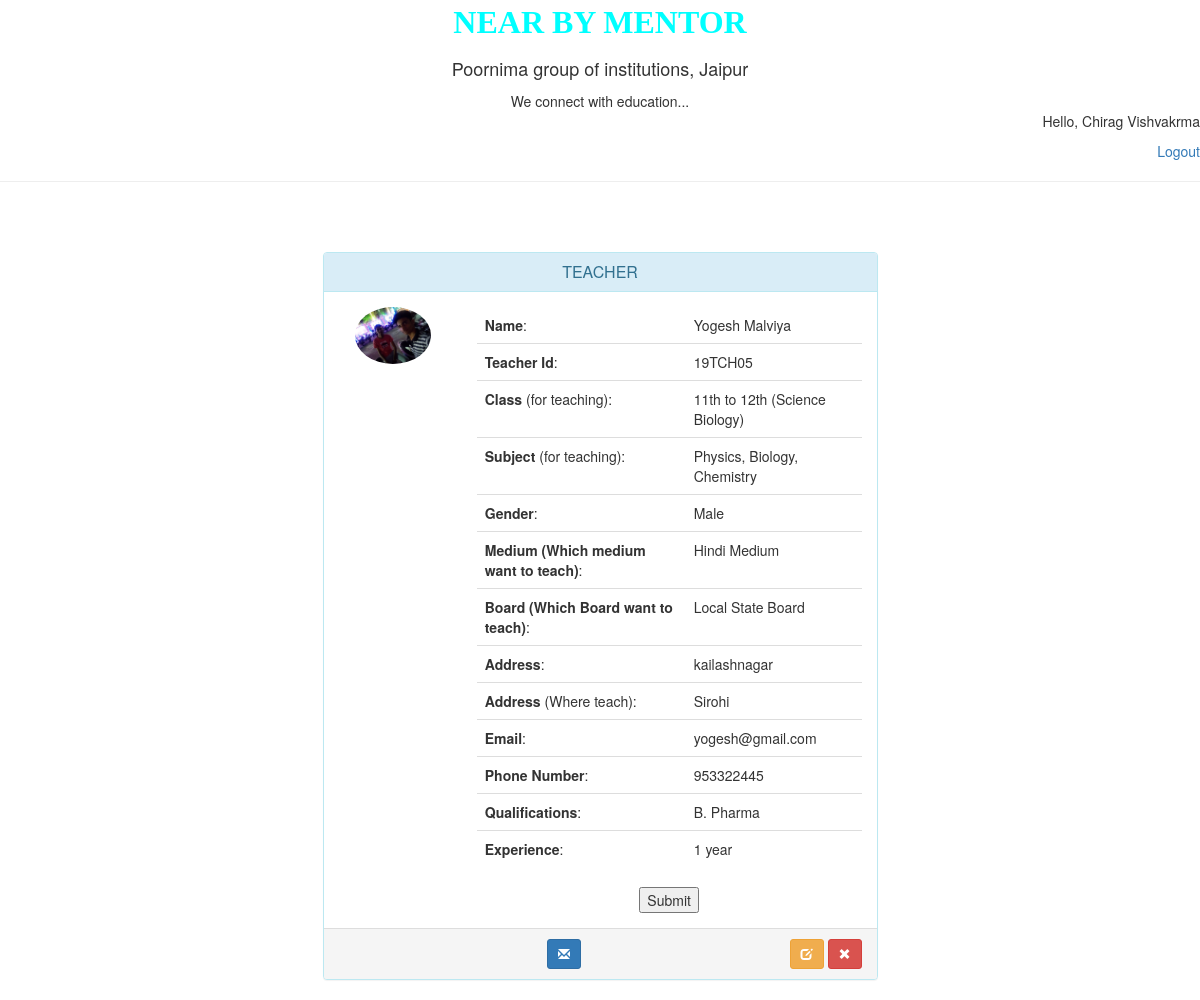
The page /info.php?sid=5 (signed in) on the database its author committed.
### tables this page shows
CREATE TABLE `teacher` (
  `id` int(250) NOT NULL,
  `name` varchar(50) NOT NULL,
  `class` varchar(50) NOT NULL,
  `image` varchar(100) NOT NULL,
  `email` varchar(60) NOT NULL,
  `contact` varchar(15) NOT NULL,
  `Qualification` varchar(100) NOT NULL,
  `Experience` varchar(100) NOT NULL,
  `address` varchar(200) NOT NULL,
  `city` varchar(50) NOT NULL,
  `password` varchar(100) NOT NULL,
  `subject1` varchar(100) NOT NULL,
  `subject2` varchar(100) NOT NULL,
  `subject3` varchar(100) NOT NULL,
  `gender` varchar(10) NOT NULL,
  `board` varchar(25) NOT NULL,
  `medium` varchar(40) NOT NULL,
  `dob` varchar(10) NOT NULL
);

### info.php (the view, shortened to what this page needs)
<!DOCTYPE html>
<html>
<head>
</head>
<body>
<center>
	<p><font size="6" font color="aqua" font face="calibri"><b>NEAR BY MENTOR</b></font></p>
	<p><font size="4">Poornima group of institutions, Jaipur</font></p>
	<marquee bgcolor="red">We connect with education...</marquee>
</center>
<?php
if(isset($_SESSION["cid"]))
{
?>
<p align="right">Hello, <?php echo $_SESSION["cnm"]; ?></p>
<p align="right"><a href="logout.php">Logout</a></p>
<?php
 $cid=$_SESSION["cid"];
}
?>
<hr></hr>
  <?php
   $sid=$_GET['sid'];
  ?>
<?php
 $con = mysqli_connect('localhost','root','','nbm');
 $qry="SELECT * FROM `teacher` WHERE id='$sid'";
 $run=mysqli_query($con,$qry);
 $data=mysqli_fetch_assoc($run);
?>
<p><br></p>
<center>
<link href="//netdna.bootstrapcdn.com/bootstrap/3.1.0/css/bootstrap.min.css" rel="stylesheet" id="bootstrap-css">
<div class="container">
      <div class="row">
        <div class="col-xs-12 col-sm-12 col-md-6 col-lg-6 col-xs-offset-0 col-sm-offset-0 col-md-offset-3 col-lg-offset-3 toppad" >
          <div class="panel panel-info">
            <div class="panel-heading">
              <h3 class="panel-title">TEACHER</h3>
            </div>
            <div class="panel-body">
              <div class="row">
                <div class="col-md-3 col-lg-3 " align="center"> <img alt="User Pic" src="<?php echo $data['image']; ?>" class="img-circle img-responsive"width=70%> </div>
                <div class=" col-md-9 col-lg-9 ">
                  <table class="table table-user-information">
                    <tbody>
                      <tr>
                        <td><b>Name</b>:</td>
                        <td><?php echo $data['name']; ?></td>
                      </tr>
                      <tr>
                        <td><b>Teacher Id</b>:</td>
                        <td><?php echo "19TCH0", $data['id']; ?></td>
                      </tr>
                      <tr>
                        <td><b>Class</b> (for teaching):</td>
                        <td><?php echo $data['class']; ?></td>
                      </tr>
                      <tr>
                        <td><b>Subject</b> (for teaching):</td>
                        <td><?php $sub1=$data['subject1'];
       if($sub1=="None"){
      } else{
        echo $data['subject1'];
      }
      $sub2=$data['subject2'];
       if($sub2=="None"){
      } else{
        echo ", ", $data['subject2'];
      }
      $sub3=$data['subject3'];
       if($sub3=="None"){
      } else{
        echo ", ", $data['subject3'];
      }
       ?></td>
                      </tr>
                   <tr>
                        <td><b>Gender</b>:</td>
                        <td><?php echo $data['gender']; ?></td>
                      </tr><tr>
                        <td><b>Medium (Which medium want to teach)</b>:</td>
                        <td><?php echo $data['medium']; ?></td>
                      </tr><tr>
                        <td><b>Board (Which Board want to teach)</b>:</td>
                        <td><?php echo $data['board']; ?></td>
                      </tr>
                         <tr>
                             <tr>
                        <td><b>Address</b>:</td>
                        <td><?php echo $data['address']; ?></td>
                      </tr>
                        <tr>
                        <td><b>Address</b> (Where teach):</td>
                        <td><?php echo $data['city']; ?></td>
                      </tr>
                      <tr>
                        <td><b>Email</b>:</td>
                        <td><?php echo $data['email']; ?></td>
                      </tr>
                        <td><b>Phone Number</b>:</td>
                        <td><?php echo $data['contact']; ?>
                        </td>
                      </tr>
                      <tr>
                        <td><b>Qualifications</b>:</td>
                        <td><?php echo $data['Qualification']; ?></td>
                      </tr>
                     <tr>
                        <td><b>Experience</b>:</td>
                        <td><?php echo $data['Experience']; ?></td>
                      </tr>
                    </tbody>
                  </table>
<?php
$con=mysqli_connect('localhost','root','','nbm');
 $qry="SELECT * FROM `join` WHERE stid=$cid AND tchid='$sid'";
       $run=mysqli_query($con,$qry);
       if(mysqli_num_rows($run)<1)
       {
        ?>
         <form action="info.php?<?php echo "sid=", $sid;?>"" method="post">
                  <input type="submit" name="submit">
                </form>
        <?php
       }
       else
       {
        echo "You are already requested";
        ?>
        <br><a href="delete_id.php?stin=<?php echo $cid; ?>&tcin=<?php echo $sid; ?>" class="btn btn-primary">Cancel Request</a>
        <?php
       }
?>
                </div>
              </div>
            </div>
                 <div class="panel-footer">
                        <a data-original-title="Broadcast Message" data-toggle="tooltip" type="button" class="btn btn-sm btn-primary"><i class="glyphicon glyphicon-envelope"></i></a>
                        <span class="pull-right">
                            <a href="edit.html" data-original-title="Edit this user" data-toggle="tooltip" type="button" class="btn btn-sm btn-warning"><i class="glyphicon glyphicon-edit"></i></a>
                            <a data-original-title="Remove this user" data-toggle="tooltip" type="button" class="btn btn-sm btn-danger"><i class="glyphicon glyphicon-remove"></i></a>
                        </span>
                    </div>
          </div>
        </div>
      </div>
    </div>
</center>
</body>
</html>

### info.php (style rules this page uses)
.table-user-information > tbody > tr { border-top: 1px solid rgb(221, 221, 221); }
.table-user-information > tbody > tr:first-child { border-top: 0; }
.table-user-information > tbody > tr > td { border-top: 0; }
.toppad { margin-top:20px; }

### rows shown on the page
teacher: image (picture), name "Yogesh Malviya", id "5", class "11th to 12th (Science Biology)", subject1 "Physics", subject2 "Biology", subject3 "Chemistry", gender "Male", medium "Hindi Medium", board "Local State Board", address "kailashnagar", city "Sirohi", email "yogesh@gmail.com", contact "953322445", Qualification "B. Pharma", Experience "1 year"

### other values the page prints
$_SESSION["cnm"] "Chirag Vishvakrma"
